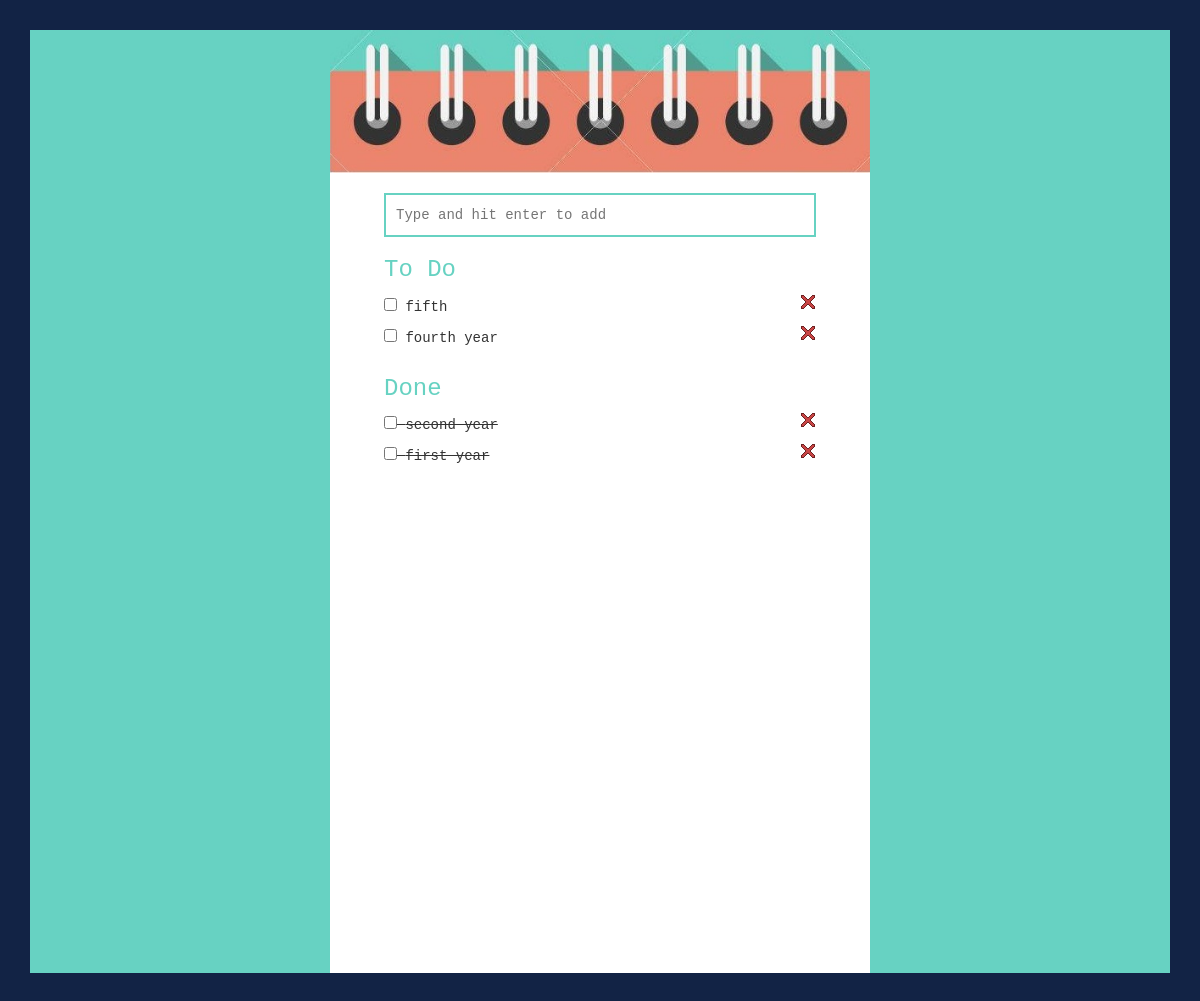
/, run on an earlier commit of the app's database.
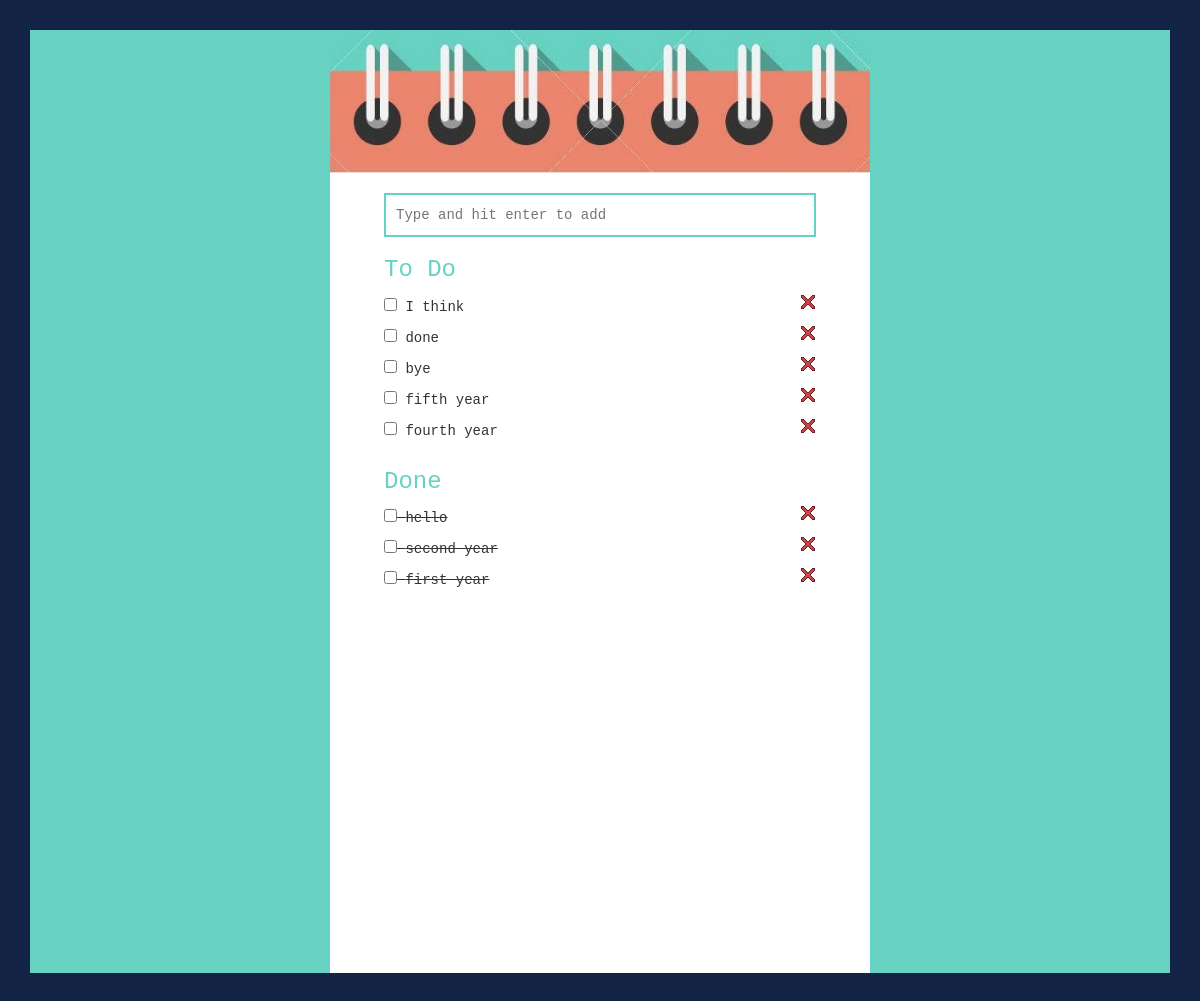
And on a later commit of the database.
### todo/models.py (models this page shows, shortened)
class task(models.Model):
	taskid = models.AutoField(primary_key=True)
	taskName = models.CharField(max_length=256)
	isDone = models.BooleanField(default=False)
	createdAt = models.DateTimeField(default=timezone.now)
	doneAt = models.DateTimeField(null=True,blank=True)

### todo/views.py (the view, shortened to what this page needs)
# urls.py: url(r'^$',views.tasklist.as_view(),name='task'),
class tasklist(APIView):
	renderer_classes = [TemplateHTMLRenderer]
	template_name = 'homepage.html'
	def get(self, request):
		toDoTasks=task.objects.filter(isDone=False).order_by('-taskid')
		doneTasks=task.objects.filter(isDone=True).order_by('-taskid')
		return Response({'toDoTasks':toDoTasks,'doneTasks':doneTasks})

### todo/templates/homepage.html (shortened to what this page needs)
<html>
  <head>
    <link rel="stylesheet" href="https://maxcdn.bootstrapcdn.com/bootstrap/3.3.7/css/bootstrap.min.css">
    <link rel="stylesheet" href="../static/custom.css">
  </head>
  <body class="background-color">
  		<div class="container-fluid box">
  			<div class="row">
  				<div class="col-xs-hidden col-sm-3"></div>
  				<div class="col-xs-12 col-sm-6">
  					<img src="../static/spiral.jpg" class="img-responsive" style="width:100%" alt="Image">
  					<div class="notepad">
  						<form action="{% url 'task' %}" method="POST">
  							<input class="margin-left-10" type="text" name="taskName" id="addTask" placeholder="Type and hit enter to add">
  						</form>
  						<h3>To Do</h3>
  						<ul id="undoneList">
						    {% for task in toDoTasks %}
						    <li>
                  <div class="task margin-left-10 margin-right-10">
  						    	<form action="done/{{task.taskid}}" class="checkboxform">
  						    		<input style="display:inline-block;" type="checkbox" onchange="$(this).closest('form').submit();">
  						    	</form>
  						    	<span value="{{task.taskid}}" class="item">{{task.taskName}}</span>
  						    	<span value="{{task.taskid}}" class="itemdelete pull-right"><img src="../static/cross.gif"></span>
                  </div>
						    </li>
						    {% endfor %}
						</ul>
  						<h3>Done</h3>
  						<ul id="doneList">
						    {% for task in doneTasks %}
                <li>
                  <div class="task margin-left-10 margin-right-10">
                    <form action="undone/{{task.taskid}}" class="checkboxform">
                      <input style="display:inline-block;" type="checkbox" onchange="$(this).closest('form').submit();">
                    </form>
                    <span value="{{task.taskid}}" class="item">{{task.taskName}}</span>
                    <span class="itemdelete pull-right" value="{{task.taskid}}"><img src="../static/cross.gif"></span>
                  </div>
                </li>
						    {% endfor %}
						</ul>
  					</div>
  				</div>
  				<div class="col-xs-hidden col-sm-3"></div>
  			</div>
  		</div>
  </body>
</html>

What changed in the data, as far as the page shows it:
added task: {{ task.taskid }} 67 (drawn), taskName "I think", shown under "To Do"
added task: {{ task.taskid }} 66 (drawn), taskName "done", shown under "To Do"
added task: {{ task.taskid }} 65 (drawn), taskName "bye", shown under "To Do"
changed task: taskName "fifth" → "fifth year"
added task: {{ task.taskid }} 63 (drawn), taskName "hello", shown under "Done"
